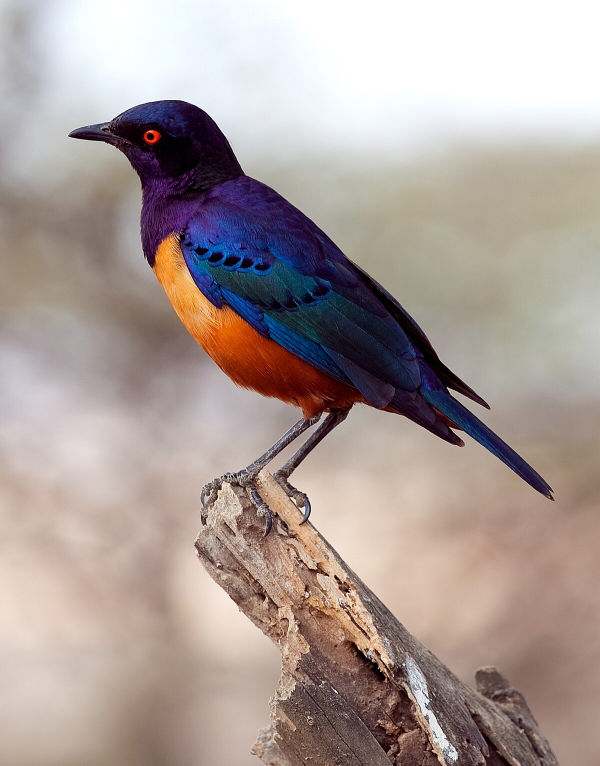
#> input picture bird.jpg, 1200 x 1531 px (shown at 1/2 size)
$ python Terminal-Art-Generator.py
#> lines starting #> are read from the running program, lines starting #| are printed output that depends on the picture
from PIL import Image
import numpy as np

# Characters arranged from darkest to lightest
ascii_chars = "@%#*+=-:. "

def image_to_ascii(path, new_width=100):
    # Load and convert to grayscale
#> called with path = 'bird.jpg', new_width = 80
    img = Image.open(path).convert('L')
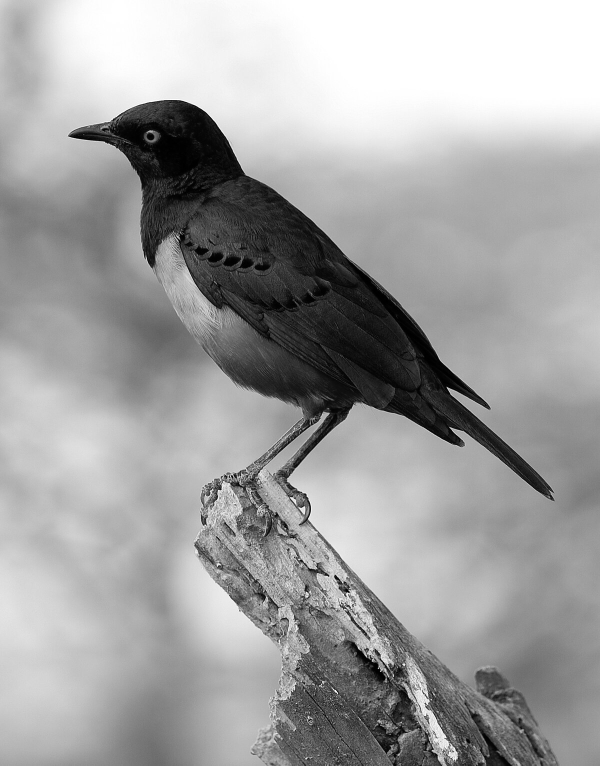
#> img: PIL image 1200x1531 L (shown at 1/2 size); min 0, max 255, mean 161.3

    # Resize image to new width
    width, height = img.size
#> width = 1200; height = 1531
    aspect_ratio = height / width
#> aspect_ratio = 1.28
    new_height = int(aspect_ratio * new_width * 0.55)  # adjust for terminal height distortion
#> new_height = 56
    img = img.resize((new_width, new_height))
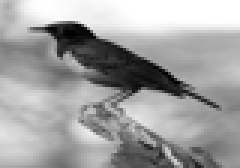
#> img: PIL image 80x56 L (shown 3 times larger); min 0, max 255, mean 161.4

    # Convert image to numpy array
    pixels = np.array(img)

    # Map each pixel to an ASCII character
    ascii_img = []
    for row in pixels:
        ascii_row = [ascii_chars[pixel * len(ascii_chars) // 256] for pixel in row]
        ascii_img.append("".join(ascii_row))
#> this loop made 56 passes
#> after the loop, ascii_img = 56 items

    return "\n".join(ascii_img)

# Run
ascii_art = image_to_ascii("bird.jpg", new_width=80)
print(ascii_art)
